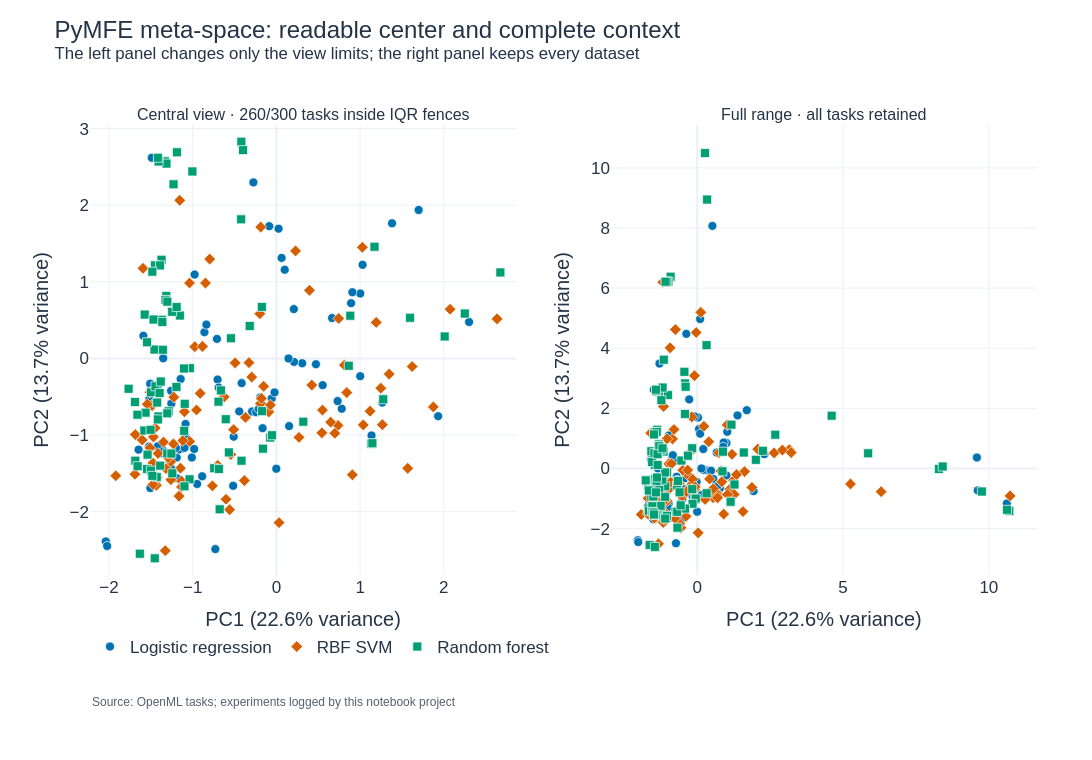

Notebook code cell kept with this figure:
### Markdown cell above
## 8. PyMFE repetition

PyMFE supplies an independent implementation with general, statistical, and complexity
groups. General and statistical features are extracted on the full cleaned dataset.
Complexity features use a deterministic stratified sample capped at 500 rows because nearest-
neighbor complexity measures are quadratic; the actual sample size is logged but excluded
from the predictive feature matrix. Vector-valued measures are summarized by mean and SD.
A column observed on fewer than 20% of datasets is also excluded; missingness indicators for
the retained columns are fitted inside validation rather than computed from held-out data.

PyMFE standardizes numerical predictors before the statistical group is calculated. Therefore
the summaries of their means and standard deviations are fixed at approximately 0 and 1.
Their tiny residual variation is floating-point noise, so those four columns are excluded from
PCA and meta-models. This is a feature-level correction: no OpenML dataset is removed.

### Code cell
pymfe_catalog = pd.DataFrame([
    {'Group': group, 'Requested PyMFE features': ', '.join(features)}
    for group, features in PYMFE_FEATURES.items()
])
show_table(pymfe_catalog, 'Fixed PyMFE feature selection', max_width=70)
excluded_artifacts = pd.DataFrame({
    'Excluded column': sorted(PYMFE_NUMERICAL_ARTIFACTS),
    'Reason': ['Fixed by z-standardization; residual variation is rounding noise']
              * len(PYMFE_NUMERICAL_ARTIFACTS),
})
show_table(excluded_artifacts, 'PyMFE columns excluded after diagnosis', max_width=48)

pymfe_projection, pymfe_variance, pymfe_loadings = pca_projection(meta_dataset, pymfe_columns)
pymfe_extremes = extreme_feature_rows(meta_dataset, pymfe_columns)
pymfe_projection.to_csv(RESULTS_DIR / 'pymfe_projection.csv', index=False)
pymfe_loadings.to_csv(RESULTS_DIR / 'pymfe_pca_loadings.csv', index=False)
pymfe_extremes.to_csv(RESULTS_DIR / 'pymfe_extreme_datasets.csv', index=False)

quartiles = pymfe_projection[['PC1', 'PC2']].quantile([0.25, 0.75])
iqr = quartiles.loc[0.75] - quartiles.loc[0.25]
lower = quartiles.loc[0.25] - 1.5 * iqr
upper = quartiles.loc[0.75] + 1.5 * iqr
central = (
    pymfe_projection['PC1'].between(lower['PC1'], upper['PC1'])
    & pymfe_projection['PC2'].between(lower['PC2'], upper['PC2'])
)
central_range = pymfe_projection.loc[central, ['PC1', 'PC2']].agg(['min', 'max'])
x_padding = 0.04 * (central_range.loc['max', 'PC1'] - central_range.loc['min', 'PC1'])
y_padding = 0.04 * (central_range.loc['max', 'PC2'] - central_range.loc['min', 'PC2'])
fig = make_subplots(
    rows=1, cols=2, horizontal_spacing=0.10,
    subplot_titles=(
        f'Central view · {int(central.sum())}/{len(pymfe_projection)} tasks inside IQR fences',
        'Full range · all tasks retained',
    ),
)
for column in [1, 2]:
    for algorithm in ALGORITHMS:
        visible = central if column == 1 else pd.Series(True, index=pymfe_projection.index)
        subset = pymfe_projection[
            pymfe_projection['best_algorithm'].eq(algorithm) & visible
        ]
        fig.add_trace(go.Scatter(
            x=subset['PC1'], y=subset['PC2'], mode='markers', name=algorithm,
            legendgroup=algorithm, showlegend=column == 1,
            marker=dict(color=COLORS[algorithm], symbol=SYMBOLS[algorithm], size=9,
                        opacity=1.0, line=dict(color='white', width=0.7)),
            customdata=subset[['dataset_name', 'dataset_id']],
            hovertemplate='%{customdata[0]} · OpenML %{customdata[1]}<br>'
                          'PC1=%{x:.2f}<br>PC2=%{y:.2f}<extra></extra>',
        ), row=1, col=column)
fig.update_xaxes(
    title_text=f'PC1 ({pymfe_variance[0]:.1%} variance)',
    range=[central_range.loc['min', 'PC1'] - x_padding,
           central_range.loc['max', 'PC1'] + x_padding], row=1, col=1,
)
fig.update_yaxes(
    title_text=f'PC2 ({pymfe_variance[1]:.1%} variance)',
    range=[central_range.loc['min', 'PC2'] - y_padding,
           central_range.loc['max', 'PC2'] + y_padding], row=1, col=1,
)
fig.update_xaxes(title_text=f'PC1 ({pymfe_variance[0]:.1%} variance)', row=1, col=2)
fig.update_yaxes(title_text=f'PC2 ({pymfe_variance[1]:.1%} variance)', row=1, col=2)
fig.update_layout(
    title='PyMFE meta-space: readable center and complete context<br>'
          '<sup>The left panel changes only the view limits; the right panel keeps every dataset</sup>',
    legend_title_text='Best base algorithm',
)
_ = show_and_save(fig, '03_pymfe_projection')

extreme_table = pymfe_extremes.rename(columns={
    'dataset_name': 'Dataset', 'best_algorithm': 'Winner',
    'robust_z': 'Robust z', 'driving_feature': 'Driving feature',
    'feature_value': 'Value',
})[['Dataset', 'Winner', 'Driving feature', 'Value', 'Robust z']]
show_table(extreme_table, 'Most extreme retained PyMFE profiles', precision=2, max_width=34)

### Figure 1 — Plotly figure (JSON) as saved in the notebook; plotly's stock layout.template omitted (floating-point values rounded to 4 significant figures; data arrays with more than 128 entries replaced by an {"elided": "..."} marker saying what was removed)
{"data": [{"customdata": {"elided": "84x2 mixed values"}, "hovertemplate": "%{customdata[0]} · OpenML %{customdata[1]}<br>PC1=%{x:.2f}<br>PC2=%{y:.2f}<extra></extra>", "legendgroup": "Logistic regression", "marker": {"color": "#0072B2", "line": {"color": "white", "width": 0.7}, "opacity": 1, "size": 9, "symbol": "circle"}, "mode": "markers", "name": "Logistic regression", "showlegend": true, "type": "scatter", "x": [-1.088, 1.381, 0.7804, -1.125, 0.02564, -1.204, 1.932, -0.8598, -0.9826, -0.05626, 0.3079, -0.4154, -0.7103, -1.489, -1.518, 1.699, -0.4439, 1.03, -0.5166, 0.152, -1.589, 0.21, 0.4723, -1.647, -1.245, 1.001, -0.7027, -1.444, -1.418, 0.145, -0.275, -0.7295, -0.9773, 0.5524, -1.292, -1.086, -1.437, 0.7313, -0.8871, -0.1648, 0.208, 2.302, -1.191, -1.374, -0.5105, -1.353, -0.02201, -1.273, -0.2902, -0.9473, -0.001175, -1.19, -0.2418, -1.166, -1.144, 0.9077, 1.265, -0.8369, -0.08606, -1.506, -1.097, 0.06209, -2.039, -1.258, 0.09926, -0.2107, -1.435, 1.136, -1.201, -1.406, -1.01, -0.6894, -1.508, 0.6651, -0.1913, -1.255, -1.346, -1.429, -2.022, -1.259, 0.8921, -1.522, -1.508, 1.001], "xaxis": "x", "y": [-1.019, 1.764, -0.6565, -1.178, 1.693, -1.171, -0.7538, 0.3427, -1.183, -0.5237, -0.06319, -0.3225, 0.2547, 2.619, -0.5291, 1.937, -0.6917, 1.221, -1.663, -0.8832, 0.2946, -0.04608, -0.07564, -1.191, -1.449, 0.8471, -0.2763, -1.649, -1.147, -0.001264, 2.297, -2.489, 1.094, -0.3489, -1.446, -0.8567, -1.646, -0.5567, -1.539, -0.9104, 0.6438, 0.4757, -1.294, -1.236, -1.022, 0.001394, -0.444, -1.268, -0.6931, -1.639, -1.44, -1.564, -0.7027, -1.189, -0.2692, 0.8637, -0.5771, 0.441, 1.726, -1.692, -1.167, 1.311, -2.389, -1.438, 1.157, -0.659, -1.6, -1.006, -1.17, -0.3393, -1.293, -0.3813, -0.3308, 0.527, -0.5098, -0.5885, -1.209, -1.572, -2.448, -0.4227, 0.7207, -1.151, -0.3308, -0.2318], "yaxis": "y"}, {"customdata": {"elided": "87x2 mixed values"}, "hovertemplate": "%{customdata[0]} · OpenML %{customdata[1]}<br>PC1=%{x:.2f}<br>PC2=%{y:.2f}<extra></extra>", "legendgroup": "RBF SVM", "marker": {"color": "#D55E00", "line": {"color": "white", "width": 0.7}, "opacity": 1, "size": 9, "symbol": "diamond"}, "mode": "markers", "name": "RBF SVM", "showlegend": true, "type": "scatter", "x": [-1.434, -1.486, -0.1978, -1.099, -0.5444, -1.263, -0.2948, -1.036, -0.1891, 0.7359, -1.231, -1.604, 1.247, -0.5593, -1.147, 0.5434, -1.469, -0.09744, 1.027, 1.192, -1.475, -0.9548, -1.51, 0.4233, 1.119, -1.293, -1.51, 2.636, -0.9104, -0.9753, -1.319, -0.3823, 0.841, -1.486, -1.134, -1.919, 0.3949, -0.6021, -0.7642, 0.9076, -0.8473, 0.6481, -1.328, 0.2287, -0.7018, 1.622, -0.1788, 1.875, -0.1872, 1.266, -0.8832, -0.4934, -1.038, 0.841, -1.226, 0.2698, 0.8122, -1.155, -1.427, -0.5115, 0.03158, -0.7969, -1.594, -0.1526, -1.543, -0.3278, -1.474, -0.09141, -1.118, -1.69, -1.686, 2.075, 0.6983, -1.164, 1.038, -1.261, -0.6237, 0.7439, 1.569, -1.349, 1.347, -1.134, 0.5503, -0.3698, -0.07188, -1.414, -1.45], "xaxis": "x", "y": [-1.657, -0.6155, 0.5831, -0.6967, -1.255, -1.349, -0.2436, -1.084, -0.5886, -0.8746, -1.116, -1.064, -0.3891, -1.974, -1.433, -0.9719, -1.025, -0.6769, 1.449, 0.47, -1.365, -0.6735, -0.4422, -0.3485, -0.6884, -1.295, -1.168, 0.5159, -0.4563, 0.1528, -1.438, -1.595, -0.4457, -0.6155, -1.6, -1.532, 0.8888, -1.838, -1.663, -1.519, 0.9835, -0.8322, -2.509, 1.403, -1.397, -0.1058, -0.522, -0.6332, 1.714, -0.8652, 0.1558, -0.05841, 0.9843, -0.4457, -0.5059, -1.03, -0.0868, 2.063, -1.554, -0.9295, -2.143, 1.296, 1.176, -0.364, -0.5969, -0.05544, -1.646, -0.6998, -1.072, -1.512, -0.9942, 0.6418, -0.977, -1.797, -0.8681, -1.584, -0.5018, 0.5215, -1.434, -1.093, -0.2046, -1.677, -0.6743, -0.7702, -0.6086, -1.241, -0.9076], "yaxis": "y"}, {"customdata": {"elided": "89x2 mixed values"}, "hovertemplate": "%{customdata[0]} · OpenML %{customdata[1]}<br>PC1=%{x:.2f}<br>PC2=%{y:.2f}<extra></extra>", "legendgroup": "Random forest", "marker": {"color": "#009E73", "line": {"color": "white", "width": 0.7}, "opacity": 1, "size": 9, "symbol": "square"}, "mode": "markers", "name": "Random forest", "showlegend": true, "type": "scatter", "x": [-1.69, -0.5428, -1.004, -1.034, -0.07337, -0.6918, 1.132, -1.287, 1.147, -1.305, -1.095, -0.4213, -1.573, -1.243, -1.498, -1.333, -1.314, -1.194, -0.05223, -1.425, -0.1603, -1.389, -1.373, -1.315, -1.445, 2.01, -1.153, -1.411, -0.7434, -1.457, -0.4171, -1.686, -1.451, -1.038, -0.3187, -1.391, -1.659, -1.37, -1.407, -0.6048, -0.687, -1.578, 0.8648, -1.396, -1.632, -1.246, -1.189, 2.251, -1.325, -1.766, 1.277, -1.43, 0.3213, -1.255, -1.563, -1.229, -1.482, -1.468, -1.104, -1.504, -0.419, -1.453, -1.539, -1.417, -0.1716, -0.1737, -1.098, -1.303, -0.3988, -1.545, -0.6777, -1.546, -1.499, 1.172, 2.676, -1.304, -0.6627, -1.661, -1.482, 1.597, -0.3187, -1.363, -1.102, -1.356, -1.416, 0.8826, -0.5673, -1.382, -1.192], "xaxis": "x", "y": [-0.5692, 0.2624, 2.44, -0.127, -1.033, -0.5644, -1.113, -0.6893, -1.107, -1.24, -0.5934, 1.815, 0.5717, -1.5, -0.4423, 2.573, 2.543, -0.3722, -1.003, -0.5761, -1.178, -1.399, 1.287, 0.8154, -0.3638, 0.2862, 0.56, -0.7576, -1.433, 0.1153, -1.335, -1.335, 1.214, -1.578, 0.4229, 1.214, -1.407, 0.5035, 2.571, -0.7939, -1.445, -0.9415, -0.09615, -0.4518, -2.549, 0.6077, 2.69, 0.5851, 0.7631, -0.3968, -0.5337, -1.547, -0.8259, -1.242, -0.708, 2.272, 1.132, 0.5072, -0.132, -0.9326, 2.829, -2.609, -1.256, 2.619, -0.6882, 0.6719, -1.669, 0.7406, 2.718, -1.443, -1.97, 0.2103, -1.464, 1.457, 1.122, -0.7174, -0.4177, -0.7347, -1.533, 0.5302, 0.4229, 0.4753, -0.9452, 0.1126, -0.796, 0.5573, -1.227, -0.3024, 0.6697], "yaxis": "y"}, {"customdata": {"elided": "95x2 mixed values"}, "hovertemplate": "%{customdata[0]} · OpenML %{customdata[1]}<br>PC1=%{x:.2f}<br>PC2=%{y:.2f}<extra></extra>", "legendgroup": "Logistic regression", "marker": {"color": "#0072B2", "line": {"color": "white", "width": 0.7}, "opacity": 1, "size": 9, "symbol": "circle"}, "mode": "markers", "name": "Logistic regression", "showlegend": false, "type": "scatter", "x": [-1.088, 1.381, 0.7804, -1.125, 0.02564, -1.204, 1.932, -0.8598, -0.9826, -0.05626, 0.3079, -0.4154, -0.7103, -1.489, -1.518, 0.5198, 1.699, -0.4439, 1.03, -0.5166, 0.152, -1.589, 0.21, 0.4723, -1.647, -1.245, 1.001, -0.7027, -1.444, 9.622, -1.418, 0.145, -0.275, -0.7295, -0.9773, 0.5524, -1.292, -0.3738, -1.086, -1.437, 0.7313, -0.8871, -0.1648, 0.208, 2.302, -1.191, -1.374, -0.5105, 9.589, 9.622, -1.353, -0.02201, -1.273, -0.2902, 10.61, 9.622, 9.622, -0.9473, -0.001175, 9.622, -1.19, -0.2418, -1.166, -1.144, 0.9077, 1.265, -0.8369, -0.08606, -1.506, -1.097, 0.06209, -2.039, -1.258, 0.09931, 0.09926, -0.2107, -1.435, 1.136, -1.201, -1.406, -1.01, -0.6894, -1.508, 0.6651, -0.1913, -1.255, -1.346, -1.429, -2.022, -1.259, 0.8921, -1.295, -1.522, -1.508, 1.001], "xaxis": "x2", "y": [-1.019, 1.764, -0.6565, -1.178, 1.693, -1.171, -0.7538, 0.3427, -1.183, -0.5237, -0.06319, -0.3225, 0.2547, 2.619, -0.5291, 8.07, 1.937, -0.6917, 1.221, -1.663, -0.8832, 0.2946, -0.04608, -0.07564, -1.191, -1.449, 0.8471, -0.2763, -1.649, -0.7313, -1.147, -0.001264, 2.297, -2.489, 1.094, -0.3489, -1.446, 4.477, -0.8567, -1.646, -0.5567, -1.539, -0.9104, 0.6438, 0.4757, -1.294, -1.236, -1.022, 0.3642, -0.7313, 0.001394, -0.444, -1.268, -0.6931, -1.169, -0.7313, -0.7313, -1.639, -1.44, -0.7313, -1.564, -0.7027, -1.189, -0.2692, 0.8637, -0.5771, 0.441, 1.726, -1.692, -1.167, 1.311, -2.389, -1.438, 4.971, 1.157, -0.659, -1.6, -1.006, -1.17, -0.3393, -1.293, -0.3813, -0.3308, 0.527, -0.5098, -0.5885, -1.209, -1.572, -2.448, -0.4227, 0.7207, 3.49, -1.151, -0.3308, -0.2318], "yaxis": "y2"}, {"customdata": {"elided": "99x2 mixed values"}, "hovertemplate": "%{customdata[0]} · OpenML %{customdata[1]}<br>PC1=%{x:.2f}<br>PC2=%{y:.2f}<extra></extra>", "legendgroup": "RBF SVM", "marker": {"color": "#D55E00", "line": {"color": "white", "width": 0.7}, "opacity": 1, "size": 9, "symbol": "diamond"}, "mode": "markers", "name": "RBF SVM", "showlegend": false, "type": "scatter", "x": [-1.434, -1.486, -0.1978, -1.099, -0.5444, -1.263, -0.2948, -1.036, -0.1891, 0.7359, -1.231, -1.604, 1.247, 3.16, -0.5593, -1.147, 0.5434, -1.469, -0.09744, 1.027, 1.192, -1.475, -0.9548, -1.51, 0.4233, -1.181, 1.119, -1.293, -1.51, 2.636, -0.9104, -0.9753, -0.7486, -0.09501, 0.1226, -1.319, -0.3823, 0.841, -1.486, -1.134, -1.919, -0.0357, 0.3949, -0.6021, -0.7642, 0.9076, -0.8473, 0.6481, -1.328, 0.2287, -0.7018, 2.921, 1.622, 6.306, 10.73, -0.1788, 1.875, -0.1872, 1.266, -0.8832, -0.4934, -1.038, 0.841, -1.226, 0.2698, 0.8122, -1.155, -1.427, -0.5115, 0.03158, -0.7969, -1.594, -0.1526, -1.543, -0.3278, -1.474, -0.09141, 5.254, -1.118, -1.69, -1.686, 2.075, 0.6983, -1.164, 1.038, -1.261, -0.9297, -0.6237, 0.7439, 1.569, 3.222, -1.349, 1.347, -1.134, 0.5503, -0.3698, -0.07188, -1.414, -1.45], "xaxis": "x2", "y": [-1.657, -0.6155, 0.5831, -0.6967, -1.255, -1.349, -0.2436, -1.084, -0.5886, -0.8746, -1.116, -1.064, -0.3891, 0.6229, -1.974, -1.433, -0.9719, -1.025, -0.6769, 1.449, 0.47, -1.365, -0.6735, -0.4422, -0.3485, 6.195, -0.6884, -1.295, -1.168, 0.5159, -0.4563, 0.1528, 4.621, 3.086, 5.194, -1.438, -1.595, -0.4457, -0.6155, -1.6, -1.532, 4.522, 0.8888, -1.838, -1.663, -1.519, 0.9835, -0.8322, -2.509, 1.403, -1.397, 0.6106, -0.1058, -0.7729, -0.9136, -0.522, -0.6332, 1.714, -0.8652, 0.1558, -0.05841, 0.9843, -0.4457, -0.5059, -1.03, -0.0868, 2.063, -1.554, -0.9295, -2.143, 1.296, 1.176, -0.364, -0.5969, -0.05544, -1.646, -0.6998, -0.5161, -1.072, -1.512, -0.9942, 0.6418, -0.977, -1.797, -0.8681, -1.584, 4.013, -0.5018, 0.5215, -1.434, 0.5278, -1.093, -0.2046, -1.677, -0.6743, -0.7702, -0.6086, -1.241, -0.9076], "yaxis": "y2"}, {"customdata": {"elided": "106x2 mixed values"}, "hovertemplate": "%{customdata[0]} · OpenML %{customdata[1]}<br>PC1=%{x:.2f}<br>PC2=%{y:.2f}<extra></extra>", "legendgroup": "Random forest", "marker": {"color": "#009E73", "line": {"color": "white", "width": 0.7}, "opacity": 1, "size": 9, "symbol": "square"}, "mode": "markers", "name": "Random forest", "showlegend": false, "type": "scatter", "x": [-1.69, -0.5428, -1.004, -1.034, -0.07337, 10.7, -0.6918, 1.132, -1.287, 1.147, -1.305, -1.075, -1.095, -0.4213, -1.573, 0.2668, -1.243, -1.498, -1.333, -1.314, 5.86, -1.194, -0.05223, -1.425, -0.1603, -1.389, -1.373, 4.609, -1.315, -1.445, 2.01, -1.153, -1.411, -0.7434, -1.146, -1.457, -0.912, -0.4171, -1.686, -1.451, -0.441, -1.038, -0.3187, -1.391, -1.659, -1.37, -1.407, -0.6048, -0.687, -1.578, 0.8648, -1.396, 0.3382, 8.289, -1.632, -1.246, 0.3196, -1.189, 2.251, -1.325, -1.766, 1.277, -1.43, 0.3213, -1.255, -0.9879, -1.563, -1.229, 9.76, -1.482, -1.468, -1.104, -1.504, -0.419, -1.453, -1.031, -1.539, -1.417, -0.1716, -0.1737, -1.098, 8.417, -1.303, -0.3988, -1.545, -0.6777, -1.546, -1.499, 1.172, 2.676, -1.304, -0.6627, -1.661, -1.086, -1.482, 1.597, -0.3187, -1.363, -1.102, -1.356, -1.416, 0.8826, -0.5673, 10.62, -1.382, -1.192], "xaxis": "x2", "y": [-0.5692, 0.2624, 2.44, -0.127, -1.033, -1.418, -0.5644, -1.113, -0.6893, -1.107, -1.24, 6.215, -0.5934, 1.815, 0.5717, 10.49, -1.5, -0.4423, 2.573, 2.543, 0.504, -0.3722, -1.003, -0.5761, -1.178, -1.399, 1.287, 1.756, 0.8154, -0.3638, 0.2862, 0.56, -0.7576, -1.433, 3.618, 0.1153, 6.38, -1.335, -1.335, 1.214, 3.214, -1.578, 0.4229, 1.214, -1.407, 0.5035, 2.571, -0.7939, -1.445, -0.9415, -0.09615, -0.4518, 8.946, -0.01891, -2.549, 0.6077, 4.103, 2.69, 0.5851, 0.7631, -0.3968, -0.5337, -1.547, -0.8259, -1.242, 6.215, -0.708, 2.272, -0.7682, 1.132, 0.5072, -0.132, -0.9326, 2.829, -2.609, 6.215, -1.256, 2.619, -0.6882, 0.6719, -1.669, 0.0642, 0.7406, 2.718, -1.443, -1.97, 0.2103, -1.464, 1.457, 1.122, -0.7174, -0.4177, -0.7347, 6.212, -1.533, 0.5302, 0.4229, 0.4753, -0.9452, 0.1126, -0.796, 0.5573, -1.227, -1.376, -0.3024, 0.6697], "yaxis": "y2"}], "layout": {"annotations": [{"font": {"size": 16}, "showarrow": false, "text": "Central view · 260/300 tasks inside IQR fences", "x": 0.225, "xanchor": "center", "xref": "paper", "y": 1, "yanchor": "bottom", "yref": "paper"}, {"font": {"size": 16}, "showarrow": false, "text": "Full range · all tasks retained", "x": 0.775, "xanchor": "center", "xref": "paper", "y": 1, "yanchor": "bottom", "yref": "paper"}, {"font": {"color": "#536170", "size": 12}, "showarrow": false, "text": "Source: OpenML tasks; experiments logged by this notebook project", "x": 0, "xanchor": "left", "xref": "paper", "y": 0, "yanchor": "top", "yref": "paper", "yshift": -118}], "font": {"color": "#243447", "family": "Arial", "size": 17}, "height": 760, "legend": {"orientation": "h", "title": {"text": ""}, "x": 0, "xanchor": "left", "y": -0.12, "yanchor": "top"}, "margin": {"b": 185, "l": 90, "r": 55, "t": 125}, "title": {"text": "PyMFE meta-space: readable center and complete context<br><sup>The left panel changes only the view limits; the right panel keeps every dataset</sup>", "y": 0.95, "yanchor": "top"}, "width": 1400, "xaxis": {"anchor": "y", "automargin": true, "domain": [0, 0.45], "range": [-2.227, 2.864], "title": {"text": "PC1 (22.6% variance)"}}, "xaxis2": {"anchor": "y2", "automargin": true, "domain": [0.55, 1], "title": {"text": "PC1 (22.6% variance)"}}, "yaxis": {"anchor": "x", "automargin": true, "domain": [0, 1], "range": [-2.827, 3.046], "title": {"text": "PC2 (13.7% variance)"}}, "yaxis2": {"anchor": "x2", "automargin": true, "domain": [0, 1], "title": {"text": "PC2 (13.7% variance)"}}}}
